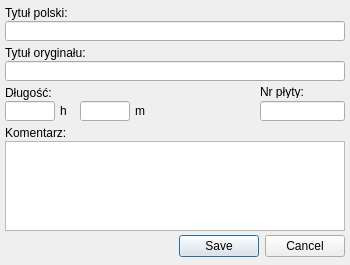
<?xml version="1.0" encoding="UTF-8"?>
<ui version="4.0">
 <class>Dialog3</class>
 <widget class="QDialog" name="Dialog3">
  <property name="geometry">
   <rect>
    <x>0</x>
    <y>0</y>
    <width>350</width>
    <height>265</height>
   </rect>
  </property>
  <property name="minimumSize">
   <size>
    <width>350</width>
    <height>265</height>
   </size>
  </property>
  <property name="maximumSize">
   <size>
    <width>350</width>
    <height>265</height>
   </size>
  </property>
  <property name="windowTitle">
   <string>Dialog</string>
  </property>
  <widget class="QDialogButtonBox" name="buttonBox">
   <property name="geometry">
    <rect>
     <x>5</x>
     <y>230</y>
     <width>340</width>
     <height>32</height>
    </rect>
   </property>
   <property name="orientation">
    <enum>Qt::Horizontal</enum>
   </property>
   <property name="standardButtons">
    <set>QDialogButtonBox::Cancel|QDialogButtonBox::Save</set>
   </property>
  </widget>
  <widget class="QLabel" name="label_7">
   <property name="geometry">
    <rect>
     <x>5</x>
     <y>125</y>
     <width>71</width>
     <height>16</height>
    </rect>
   </property>
   <property name="text">
    <string>Komentarz:</string>
   </property>
  </widget>
  <widget class="QLineEdit" name="lEtytulEN">
   <property name="geometry">
    <rect>
     <x>5</x>
     <y>61</y>
     <width>340</width>
     <height>20</height>
    </rect>
   </property>
  </widget>
  <widget class="QLabel" name="label_6">
   <property name="geometry">
    <rect>
     <x>260</x>
     <y>85</y>
     <width>46</width>
     <height>13</height>
    </rect>
   </property>
   <property name="text">
    <string>Nr płyty:</string>
   </property>
  </widget>
  <widget class="QLineEdit" name="lEtytulPL">
   <property name="geometry">
    <rect>
     <x>5</x>
     <y>21</y>
     <width>340</width>
     <height>20</height>
    </rect>
   </property>
  </widget>
  <widget class="QLabel" name="label">
   <property name="geometry">
    <rect>
     <x>5</x>
     <y>5</y>
     <width>71</width>
     <height>16</height>
    </rect>
   </property>
   <property name="text">
    <string>Tytuł polski:</string>
   </property>
  </widget>
  <widget class="QLineEdit" name="lEDh">
   <property name="geometry">
    <rect>
     <x>5</x>
     <y>101</y>
     <width>50</width>
     <height>20</height>
    </rect>
   </property>
  </widget>
  <widget class="QLabel" name="label_2">
   <property name="geometry">
    <rect>
     <x>5</x>
     <y>45</y>
     <width>91</width>
     <height>16</height>
    </rect>
   </property>
   <property name="text">
    <string>Tytuł oryginału:</string>
   </property>
  </widget>
  <widget class="QPlainTextEdit" name="pTEkom">
   <property name="geometry">
    <rect>
     <x>5</x>
     <y>141</y>
     <width>340</width>
     <height>90</height>
    </rect>
   </property>
  </widget>
  <widget class="QLineEdit" name="lEDm">
   <property name="geometry">
    <rect>
     <x>80</x>
     <y>101</y>
     <width>50</width>
     <height>20</height>
    </rect>
   </property>
  </widget>
  <widget class="QLabel" name="label_4">
   <property name="geometry">
    <rect>
     <x>60</x>
     <y>101</y>
     <width>10</width>
     <height>20</height>
    </rect>
   </property>
   <property name="text">
    <string>h</string>
   </property>
  </widget>
  <widget class="QLabel" name="label_5">
   <property name="geometry">
    <rect>
     <x>135</x>
     <y>101</y>
     <width>46</width>
     <height>20</height>
    </rect>
   </property>
   <property name="text">
    <string>m</string>
   </property>
  </widget>
  <widget class="QLineEdit" name="lEnP">
   <property name="geometry">
    <rect>
     <x>260</x>
     <y>101</y>
     <width>85</width>
     <height>20</height>
    </rect>
   </property>
  </widget>
  <widget class="QLabel" name="label_3">
   <property name="geometry">
    <rect>
     <x>5</x>
     <y>85</y>
     <width>81</width>
     <height>16</height>
    </rect>
   </property>
   <property name="text">
    <string>Długość:</string>
   </property>
  </widget>
 </widget>
 <resources/>
 <connections>
  <connection>
   <sender>buttonBox</sender>
   <signal>accepted()</signal>
   <receiver>Dialog3</receiver>
   <slot>accept()</slot>
   <hints>
    <hint type="sourcelabel">
     <x>248</x>
     <y>254</y>
    </hint>
    <hint type="destinationlabel">
     <x>157</x>
     <y>274</y>
    </hint>
   </hints>
  </connection>
  <connection>
   <sender>buttonBox</sender>
   <signal>rejected()</signal>
   <receiver>Dialog3</receiver>
   <slot>reject()</slot>
   <hints>
    <hint type="sourcelabel">
     <x>316</x>
     <y>260</y>
    </hint>
    <hint type="destinationlabel">
     <x>286</x>
     <y>274</y>
    </hint>
   </hints>
  </connection>
 </connections>
</ui>
